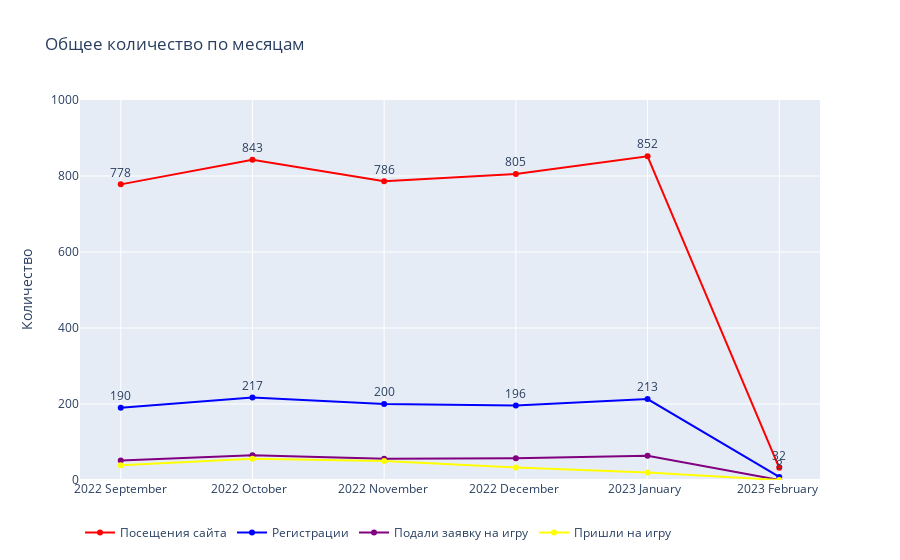

Notebook code cell kept with this figure:
### Code cell
#строю график по общему количеству

fig = go.Figure()

fig.add_trace(go.Scatter(
    x=df_months['year_month'],
    y=df_months['visitors'],
    name="Посещения сайта",
    marker_color='red',
    mode='lines+markers+text',
    text=df_months['visitors'],
    textposition="top center"
))

fig.add_trace(go.Scatter(
    x=df_months['year_month'],
    y=df_months['registered'],
    name="Регистрации",
    marker_color='blue',
    mode='lines+markers+text',
    text=df_months['registered'],
    textposition="top center"
))

fig.add_trace(go.Scatter(
    x=df_months['year_month'],
    y=df_months['applied'],
    name="Подали заявку на игру",
    marker_color='purple',
    text=df_months['applied']
))

fig.add_trace(go.Scatter(
    x=df_months['year_month'],
    y=df_months['played'],
    mode='lines+markers', 
    name='Пришли на игру',
    marker_color='yellow',
    text=df_months['applied']
))

fig.update_layout(
    legend=dict(orientation="h"),
    title='Общее количество по месяцам',
    yaxis=dict(
        title=dict(text="Количество"),
        side="left",
        range=[0, 1000]
    )
)

fig.show()

### Figure 1 — Plotly figure (JSON) as saved in the notebook; plotly's stock layout.template omitted (floating-point values rounded to 4 significant figures)
{"data": [{"marker": {"color": "red"}, "mode": "lines+markers+text", "name": "Посещения сайта", "text": [778, 843, 786, 805, 852, 32], "textposition": "top center", "type": "scatter", "x": ["2022 September", "2022 October  ", "2022 November ", "2022 December ", "2023 January  ", "2023 February "], "y": [778, 843, 786, 805, 852, 32]}, {"marker": {"color": "blue"}, "mode": "lines+markers+text", "name": "Регистрации", "text": [190, 217, 200, 196, 213, 8], "textposition": "top center", "type": "scatter", "x": ["2022 September", "2022 October  ", "2022 November ", "2022 December ", "2023 January  ", "2023 February "], "y": [190, 217, 200, 196, 213, 8]}, {"marker": {"color": "purple"}, "name": "Подали заявку на игру", "text": [51, 65, 56, 57, 64, 0], "type": "scatter", "x": ["2022 September", "2022 October  ", "2022 November ", "2022 December ", "2023 January  ", "2023 February "], "y": [51, 65, 56, 57, 64, 0]}, {"marker": {"color": "yellow"}, "mode": "lines+markers", "name": "Пришли на игру", "text": [51, 65, 56, 57, 64, 0], "type": "scatter", "x": ["2022 September", "2022 October  ", "2022 November ", "2022 December ", "2023 January  ", "2023 February "], "y": [39, 56, 50, 33, 20, 0]}], "layout": {"legend": {"orientation": "h"}, "title": {"text": "Общее количество по месяцам"}, "yaxis": {"range": [0, 1000], "side": "left", "title": {"text": "Количество"}}}}
